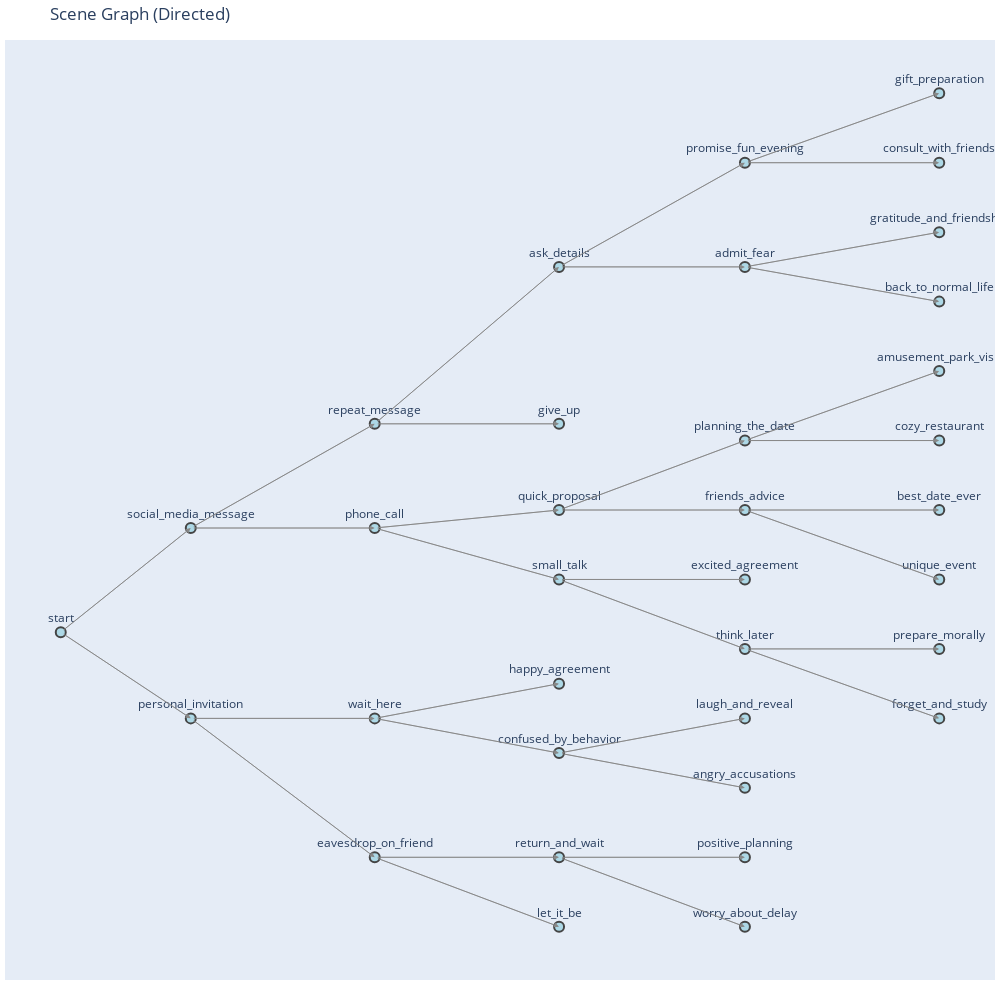

Notebook code for this chart:
### Code cell
# Визуализируем рёбра графа (основные линии)
edge_trace = go.Scatter(
    x=edge_x, y=edge_y,
    line=dict(width=0.5, color='#888'),
    hoverinfo='none',
    mode='lines',
)

# Визуализируем вершины графа
node_trace = go.Scatter(
    x=node_x, y=node_y,
    mode='markers+text',
    text=node_text,
    textposition="top center",
    hoverinfo='text',
    marker=dict(
        color='lightblue',
        size=10,
        line_width=2
    )
)

# Создаём фигуру
fig = go.Figure(
    data=[edge_trace, node_trace],
    layout=go.Layout(
        title='Scene Graph (Directed)',
        showlegend=False,
        hovermode='closest',
        margin=dict(b=20, l=5, r=5, t=40),
        xaxis=dict(showgrid=False, zeroline=False, showticklabels=False),
        yaxis=dict(showgrid=False, zeroline=False, showticklabels=False),
        height=1000, 
        width=1000
    )
)

# Добавляем стрелки для ориентации рёбер (исправленная версия)
def add_arrows(fig, edge_x, edge_y, arrow_length=0.1):
    arrows = []
    i = 0
    while i < len(edge_x):
        # Пропускаем None-значения (разрывы линий)
        if edge_x[i] is None or edge_y[i] is None:
            i += 1
            continue
            
        x0, y0 = edge_x[i], edge_y[i]    # Начало ребра
        
        # Ищем следующий не-None элемент (конец ребра)
        j = i + 1
        while j < len(edge_x) and (edge_x[j] is None or edge_y[j] is None):
            j += 1
            
        if j >= len(edge_x):
            break
            
        x1, y1 = edge_x[j], edge_y[j]  # Конец ребра
        
        # Вычисляем направление ребра
        dx = x1 - x0
        dy = y1 - y0
        length = np.sqrt(dx**2 + dy**2)
        
        if length == 0:
            i = j + 1
            continue
            
        # Нормализуем и укорачиваем стрелку
        dx = dx / length * (length - arrow_length)
        dy = dy / length * (length - arrow_length)
        
        # Добавляем стрелку как аннотацию
        fig.add_annotation(
            x=x0 + dx,
            y=y0 + dy,
            ax=x0,
            ay=y0,
            xref="x",
            yref="y",
            axref="x",
            ayref="y",
            showarrow=True,
            arrowhead=2,
            arrowsize=1,
            arrowwidth=1,
            arrowcolor='#888'
        )
        
        i = j + 1
    return fig

# Добавляем стрелки к фигуре
fig = add_arrows(fig, edge_x, edge_y)

fig.show()

### Figure 1 — Plotly figure (JSON) as saved in the notebook; plotly's stock layout.template omitted (floating-point values rounded to 4 significant figures)
{"data": [{"hoverinfo": "none", "line": {"color": "#888", "width": 0.5}, "mode": "lines", "type": "scatter", "x": [27, 188.9, null, 27, 188.9, null, 188.9, 417.9, null, 188.9, 417.9, null, 188.9, 417.9, null, 188.9, 417.9, null, 417.9, 647.4, null, 417.9, 647.4, null, 417.9, 647.4, null, 417.9, 647.4, null, 417.9, 647.4, null, 417.9, 647.4, null, 417.9, 647.4, null, 417.9, 647.4, null, 647.4, 878.9, null, 647.4, 878.9, null, 647.4, 878.9, null, 647.4, 878.9, null, 647.4, 878.9, null, 647.4, 878.9, null, 647.4, 878.9, null, 647.4, 878.9, null, 647.4, 878.9, null, 647.4, 878.9, null, 878.9, 1121.0, null, 878.9, 1121.0, null, 878.9, 1121.0, null, 878.9, 1121.0, null, 878.9, 1121.0, null, 878.9, 1121.0, null, 878.9, 1121.0, null, 878.9, 1121.0, null, 878.9, 1121.0, null, 878.9, 1121.0, null], "y": [247, 328, null, 247, 180, null, 328, 409, null, 328, 328, null, 180, 180, null, 180, 72, null, 409, 531, null, 409, 409, null, 328, 342, null, 328, 288, null, 180, 207, null, 180, 153, null, 72, 72, null, 72, 18, null, 531, 612, null, 531, 531, null, 342, 396, null, 342, 342, null, 288, 288, null, 288, 234, null, 153, 180, null, 153, 126, null, 72, 72, null, 72, 18, null, 612, 666, null, 612, 612, null, 531, 558, null, 531, 504, null, 396, 450, null, 396, 396, null, 342, 342, null, 342, 288, null, 234, 234, null, 234, 180, null]}, {"hoverinfo": "text", "marker": {"color": "lightblue", "line": {"width": 2}, "size": 10}, "mode": "markers+text", "text": ["start", "social_media_message", "personal_invitation", "repeat_message", "phone_call", "wait_here", "eavesdrop_on_friend", "ask_details", "give_up", "quick_proposal", "small_talk", "happy_agreement", "confused_by_behavior", "return_and_wait", "let_it_be", "promise_fun_evening", "admit_fear", "planning_the_date", "friends_advice", "excited_agreement", "think_later", "laugh_and_reveal", "angry_accusations", "positive_planning", "worry_about_delay", "gift_preparation", "consult_with_friends", "gratitude_and_friendship", "back_to_normal_life", "amusement_park_visit", "cozy_restaurant", "best_date_ever", "unique_event", "prepare_morally", "forget_and_study"], "textposition": "top center", "type": "scatter", "x": [27.0, 188.9, 188.9, 417.9, 417.9, 417.9, 417.9, 647.4, 647.4, 647.4, 647.4, 647.4, 647.4, 647.4, 647.4, 878.9, 878.9, 878.9, 878.9, 878.9, 878.9, 878.9, 878.9, 878.9, 878.9, 1121.0, 1121.0, 1121.0, 1121.0, 1121.0, 1121.0, 1121.0, 1121.0, 1121.0, 1121.0], "y": [247.0, 328.0, 180.0, 409.0, 328.0, 180.0, 72.0, 531.0, 409.0, 342.0, 288.0, 207.0, 153.0, 72.0, 18.0, 612.0, 531.0, 396.0, 342.0, 288.0, 234.0, 180.0, 126.0, 72.0, 18.0, 666.0, 612.0, 558.0, 504.0, 450.0, 396.0, 342.0, 288.0, 234.0, 180.0]}], "layout": {"annotations": [{"arrowcolor": "#888", "arrowhead": 2, "arrowsize": 1, "arrowwidth": 1, "ax": 27, "axref": "x", "ay": 247, "ayref": "y", "showarrow": true, "x": 188.8, "xref": "x", "y": 328.0, "yref": "y"}, {"arrowcolor": "#888", "arrowhead": 2, "arrowsize": 1, "arrowwidth": 1, "ax": 27, "axref": "x", "ay": 247, "ayref": "y", "showarrow": true, "x": 188.8, "xref": "x", "y": 180.0, "yref": "y"}, {"arrowcolor": "#888", "arrowhead": 2, "arrowsize": 1, "arrowwidth": 1, "ax": 188.9, "axref": "x", "ay": 328, "ayref": "y", "showarrow": true, "x": 417.8, "xref": "x", "y": 409.0, "yref": "y"}, {"arrowcolor": "#888", "arrowhead": 2, "arrowsize": 1, "arrowwidth": 1, "ax": 188.9, "axref": "x", "ay": 328, "ayref": "y", "showarrow": true, "x": 417.8, "xref": "x", "y": 328, "yref": "y"}, {"arrowcolor": "#888", "arrowhead": 2, "arrowsize": 1, "arrowwidth": 1, "ax": 188.9, "axref": "x", "ay": 180, "ayref": "y", "showarrow": true, "x": 417.8, "xref": "x", "y": 180, "yref": "y"}, {"arrowcolor": "#888", "arrowhead": 2, "arrowsize": 1, "arrowwidth": 1, "ax": 188.9, "axref": "x", "ay": 180, "ayref": "y", "showarrow": true, "x": 417.8, "xref": "x", "y": 72.04, "yref": "y"}, {"arrowcolor": "#888", "arrowhead": 2, "arrowsize": 1, "arrowwidth": 1, "ax": 417.9, "axref": "x", "ay": 409, "ayref": "y", "showarrow": true, "x": 647.4, "xref": "x", "y": 531.0, "yref": "y"}, {"arrowcolor": "#888", "arrowhead": 2, "arrowsize": 1, "arrowwidth": 1, "ax": 417.9, "axref": "x", "ay": 409, "ayref": "y", "showarrow": true, "x": 647.3, "xref": "x", "y": 409, "yref": "y"}, {"arrowcolor": "#888", "arrowhead": 2, "arrowsize": 1, "arrowwidth": 1, "ax": 417.9, "axref": "x", "ay": 328, "ayref": "y", "showarrow": true, "x": 647.3, "xref": "x", "y": 342.0, "yref": "y"}, {"arrowcolor": "#888", "arrowhead": 2, "arrowsize": 1, "arrowwidth": 1, "ax": 417.9, "axref": "x", "ay": 328, "ayref": "y", "showarrow": true, "x": 647.3, "xref": "x", "y": 288.0, "yref": "y"}, {"arrowcolor": "#888", "arrowhead": 2, "arrowsize": 1, "arrowwidth": 1, "ax": 417.9, "axref": "x", "ay": 180, "ayref": "y", "showarrow": true, "x": 647.3, "xref": "x", "y": 207.0, "yref": "y"}, {"arrowcolor": "#888", "arrowhead": 2, "arrowsize": 1, "arrowwidth": 1, "ax": 417.9, "axref": "x", "ay": 180, "ayref": "y", "showarrow": true, "x": 647.3, "xref": "x", "y": 153.0, "yref": "y"}, {"arrowcolor": "#888", "arrowhead": 2, "arrowsize": 1, "arrowwidth": 1, "ax": 417.9, "axref": "x", "ay": 72, "ayref": "y", "showarrow": true, "x": 647.3, "xref": "x", "y": 72, "yref": "y"}, {"arrowcolor": "#888", "arrowhead": 2, "arrowsize": 1, "arrowwidth": 1, "ax": 417.9, "axref": "x", "ay": 72, "ayref": "y", "showarrow": true, "x": 647.3, "xref": "x", "y": 18.02, "yref": "y"}, {"arrowcolor": "#888", "arrowhead": 2, "arrowsize": 1, "arrowwidth": 1, "ax": 647.4, "axref": "x", "ay": 531, "ayref": "y", "showarrow": true, "x": 878.8, "xref": "x", "y": 612.0, "yref": "y"}, {"arrowcolor": "#888", "arrowhead": 2, "arrowsize": 1, "arrowwidth": 1, "ax": 647.4, "axref": "x", "ay": 531, "ayref": "y", "showarrow": true, "x": 878.8, "xref": "x", "y": 531, "yref": "y"}, {"arrowcolor": "#888", "arrowhead": 2, "arrowsize": 1, "arrowwidth": 1, "ax": 647.4, "axref": "x", "ay": 342, "ayref": "y", "showarrow": true, "x": 878.8, "xref": "x", "y": 396.0, "yref": "y"}, {"arrowcolor": "#888", "arrowhead": 2, "arrowsize": 1, "arrowwidth": 1, "ax": 647.4, "axref": "x", "ay": 342, "ayref": "y", "showarrow": true, "x": 878.8, "xref": "x", "y": 342, "yref": "y"}, {"arrowcolor": "#888", "arrowhead": 2, "arrowsize": 1, "arrowwidth": 1, "ax": 647.4, "axref": "x", "ay": 288, "ayref": "y", "showarrow": true, "x": 878.8, "xref": "x", "y": 288, "yref": "y"}, {"arrowcolor": "#888", "arrowhead": 2, "arrowsize": 1, "arrowwidth": 1, "ax": 647.4, "axref": "x", "ay": 288, "ayref": "y", "showarrow": true, "x": 878.8, "xref": "x", "y": 234.0, "yref": "y"}, {"arrowcolor": "#888", "arrowhead": 2, "arrowsize": 1, "arrowwidth": 1, "ax": 647.4, "axref": "x", "ay": 153, "ayref": "y", "showarrow": true, "x": 878.8, "xref": "x", "y": 180.0, "yref": "y"}, {"arrowcolor": "#888", "arrowhead": 2, "arrowsize": 1, "arrowwidth": 1, "ax": 647.4, "axref": "x", "ay": 153, "ayref": "y", "showarrow": true, "x": 878.8, "xref": "x", "y": 126.0, "yref": "y"}, {"arrowcolor": "#888", "arrowhead": 2, "arrowsize": 1, "arrowwidth": 1, "ax": 647.4, "axref": "x", "ay": 72, "ayref": "y", "showarrow": true, "x": 878.8, "xref": "x", "y": 72, "yref": "y"}, {"arrowcolor": "#888", "arrowhead": 2, "arrowsize": 1, "arrowwidth": 1, "ax": 647.4, "axref": "x", "ay": 72, "ayref": "y", "showarrow": true, "x": 878.8, "xref": "x", "y": 18.02, "yref": "y"}, {"arrowcolor": "#888", "arrowhead": 2, "arrowsize": 1, "arrowwidth": 1, "ax": 878.9, "axref": "x", "ay": 612, "ayref": "y", "showarrow": true, "x": 1121.0, "xref": "x", "y": 666.0, "yref": "y"}, {"arrowcolor": "#888", "arrowhead": 2, "arrowsize": 1, "arrowwidth": 1, "ax": 878.9, "axref": "x", "ay": 612, "ayref": "y", "showarrow": true, "x": 1121.0, "xref": "x", "y": 612, "yref": "y"}, {"arrowcolor": "#888", "arrowhead": 2, "arrowsize": 1, "arrowwidth": 1, "ax": 878.9, "axref": "x", "ay": 531, "ayref": "y", "showarrow": true, "x": 1121.0, "xref": "x", "y": 558.0, "yref": "y"}, {"arrowcolor": "#888", "arrowhead": 2, "arrowsize": 1, "arrowwidth": 1, "ax": 878.9, "axref": "x", "ay": 531, "ayref": "y", "showarrow": true, "x": 1121.0, "xref": "x", "y": 504.0, "yref": "y"}, {"arrowcolor": "#888", "arrowhead": 2, "arrowsize": 1, "arrowwidth": 1, "ax": 878.9, "axref": "x", "ay": 396, "ayref": "y", "showarrow": true, "x": 1121.0, "xref": "x", "y": 450.0, "yref": "y"}, {"arrowcolor": "#888", "arrowhead": 2, "arrowsize": 1, "arrowwidth": 1, "ax": 878.9, "axref": "x", "ay": 396, "ayref": "y", "showarrow": true, "x": 1121.0, "xref": "x", "y": 396, "yref": "y"}, {"arrowcolor": "#888", "arrowhead": 2, "arrowsize": 1, "arrowwidth": 1, "ax": 878.9, "axref": "x", "ay": 342, "ayref": "y", "showarrow": true, "x": 1121.0, "xref": "x", "y": 342, "yref": "y"}, {"arrowcolor": "#888", "arrowhead": 2, "arrowsize": 1, "arrowwidth": 1, "ax": 878.9, "axref": "x", "ay": 342, "ayref": "y", "showarrow": true, "x": 1121.0, "xref": "x", "y": 288.0, "yref": "y"}, {"arrowcolor": "#888", "arrowhead": 2, "arrowsize": 1, "arrowwidth": 1, "ax": 878.9, "axref": "x", "ay": 234, "ayref": "y", "showarrow": true, "x": 1121.0, "xref": "x", "y": 234, "yref": "y"}, {"arrowcolor": "#888", "arrowhead": 2, "arrowsize": 1, "arrowwidth": 1, "ax": 878.9, "axref": "x", "ay": 234, "ayref": "y", "showarrow": true, "x": 1121.0, "xref": "x", "y": 180.0, "yref": "y"}], "height": 1000, "hovermode": "closest", "margin": {"b": 20, "l": 5, "r": 5, "t": 40}, "showlegend": false, "title": {"text": "Scene Graph (Directed)"}, "width": 1000, "xaxis": {"showgrid": false, "showticklabels": false, "zeroline": false}, "yaxis": {"showgrid": false, "showticklabels": false, "zeroline": false}}}
